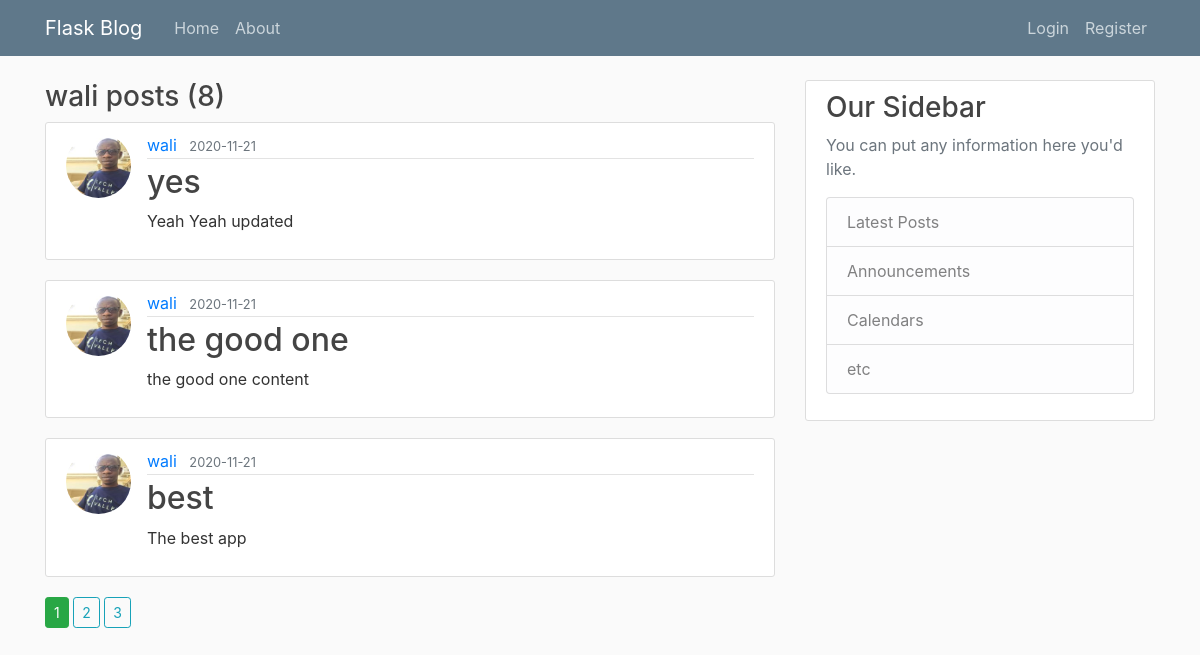
/user/wali, run on the app's committed database.
### flaskblog/models.py (models this page shows, shortened)
class User (db.Model, UserMixin):
    id = db.Column(db.Integer, primary_key = True)
    username = db.Column(db.String(20), unique = True, nullable = False)
    email = db.Column(db.String(120), unique = True, nullable = False)
    password = db.Column(db.String(60), nullable = False)
    image = db.Column(db.String(20), nullable = False, default = "default.jpg")
    posts = db.relationship('Post', backref='author', lazy = True)

class Post (db.Model):
    id = db.Column(db.Integer, primary_key = True)
    title = db.Column(db.String(20), nullable = False)
    content = db.Column(db.String(200), nullable = False)
    date_posted = db.Column(db.DateTime, nullable = False, default=datetime.utcnow)
    userid = db.Column (db.Integer, db.ForeignKey('user.id'), nullable= False)

### flaskblog/routes.py (the view)
@app.route('/user/<string:username>')
def user_posts(username):
    page = request.args.get('page', 1, type=int)
    user = User.query.filter_by(username=username).first_or_404()
    posts = Post.query.filter_by(author = user)\
            .order_by(Post.date_posted.desc())\
            .paginate(per_page=3, page=page)
    return render_template('user_post.html', posts= posts, user=user, page=1)

### flaskblog/templates/user_post.html
{% extends "layout.html" %}
{% block contents %}
<h3>{{ user.username }} posts ({{ posts.total }})</h3>
{% for post in posts.items %}
<article class="media content-section">
    <img src="{{ url_for('static', filename='profile_pics/'+ post.author.image) }}" alt="User" class="rounded-circle article-img">
    <div class="media-body">
        <div class="article-metadata">
            <a class="mr-2" href="#">{{ post.author.username }}</a>
            <small class="text-muted">{{ post.date_posted.strftime('%Y-%m-%d') }}</small>
        </div>
        <h2><a class="article-title" href="{{ url_for('Blogpost', post_id = post.id)}}">{{ post.title }}</a></h2>
        <p class="article-content">{{ post.content }}</p>
    </div>
</article>
{% endfor %}
{% for page_num in posts.iter_pages(left_edge=1, right_edge = 1, left_current = 1, right_current = 2) %}
    {% if page_num %}
        {% if posts.page == page_num %}
            <a class="btn btn-success btn-sm" href="{{ url_for('user_posts', page=page_num, username = user.username ) }}">{{ page_num }}</a>
        {% else %}
            <a class="btn btn-outline-info btn-sm" href="{{ url_for('user_posts', page=page_num, username = user.username) }}">{{ page_num }}</a>
        {% endif %}
    {% else %}
        ...
    {% endif%}
{% endfor %}
{% endblock contents%}

### flaskblog/templates/layout.html (shortened to what this page needs)
<!DOCTYPE html>
<html>
<head>
    <link rel="stylesheet" href="https://cdn.jsdelivr.net/npm/bootstrap@4.5.3/dist/css/bootstrap.min.css"
>
    <link rel='stylesheet' type='text/css' media='screen' href="{{ url_for('static', filename='main.css' ) }}">
</head>
<body>
    <header class="site-header">
        <nav class="navbar navbar-expand-md navbar-dark bg-steel fixed-top">
          <div class="container">
            <a class="navbar-brand mr-4" href="/">Flask Blog</a>
            <div class="collapse navbar-collapse" id="navbarToggle">
              <div class="navbar-nav mr-auto">
                <a class="nav-item nav-link" href="{{ url_for('home') }}">Home</a>
                <a class="nav-item nav-link" href="{{ url_for('about') }}">About</a>
              </div>
              <div class="navbar-nav">
                {% if not current_user.is_authenticated %}
                  <a class="nav-item nav-link" href="{{ url_for('login') }}">Login</a>
                  <a class="nav-item nav-link" href="{{ url_for('register') }}">Register</a>
                {% else %}
                  <a class="nav-item nav-link" href="{{ url_for('newPost') }}">New Post</a>
                  <a class="nav-item nav-link" href="{{ url_for('account') }}">[ {{ current_user.username }} ] My Account</a>
                  <a class="nav-item nav-link" href="{{ url_for('logout') }}">Logout</a>
                {% endif%}
              </div>
            </div>
          </div>
        </nav>
      </header>
      <main role="main" class="container">
        <div class="row">
          <div class="col-md-8">
            {% block contents %}{% endblock contents %}
          </div>
          <div class="col-md-4">
            <div class="content-section">
              <h3>Our Sidebar</h3>
              <p class='text-muted'>You can put any information here you'd like.
                <ul class="list-group">
                  <li class="list-group-item list-group-item-light">Latest Posts</li>
                  <li class="list-group-item list-group-item-light">Announcements</li>
                  <li class="list-group-item list-group-item-light">Calendars</li>
                  <li class="list-group-item list-group-item-light">etc</li>
                </ul>
              </p>
            </div>
          </div>
        </div>
      </main>
</body>
</html>

### flaskblog/static/main.css (style rules this page uses)
body { background: #fafafa; color: #333333; margin-top: 5rem; }
h1, h2, h3, h4, h5, h6 { color: #444444; }
.bg-steel { background-color: #5f788a; }
.site-header .navbar-nav .nav-link { color: #cbd5db; }
.content-section { background: #ffffff; padding: 10px 20px; border: 1px solid #dddddd; border-radius: 3px; margin-bottom: 20px; }
.article-title { color: #444444; }
.article-content { white-space: pre-line; }
.article-img { height: 65px; width: 65px; margin-right: 16px; }
.article-metadata { padding-bottom: 1px; margin-bottom: 4px; border-bottom: 1px solid #e3e3e3 }

### data on the page
User: username "wali"
Post: image (picture), author.username "wali", date_posted "2020-11-21", title "yes", content "Yeah Yeah updated"
Post: image (picture), author.username "wali", date_posted "2020-11-21", title "the good one", content "the good one content"
Post: image (picture), author.username "wali", date_posted "2020-11-21", title "best", content "The best app"

### other printed values
{{ posts.total }} "8"
{{ page_num }} "1"
{{ page_num }} "2" "3"
